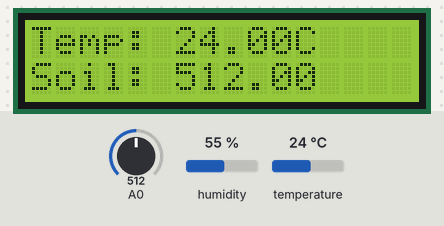
Simulated run of this sketch. Board: ESP8266 (NodeMCU). Shown: 16×2 character LCD. The test bench sets the inputs (shaded band); at power-on: temperature 24 °C, A0 = 512, humidity 55 %. WiFi joins after 1.5 s; servers stay silent unless stated; what the sketch prints to the serial monitor is not drawn.

Above: at 4.2 s.
4.3 s: temperature set to 12 °C
At 8.7 s:
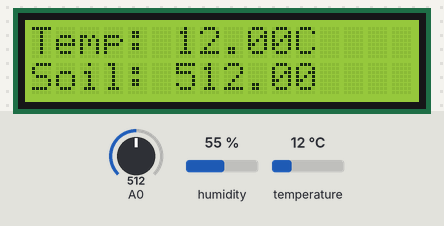
10.0 s: A0 set to 716
At 13.1 s:
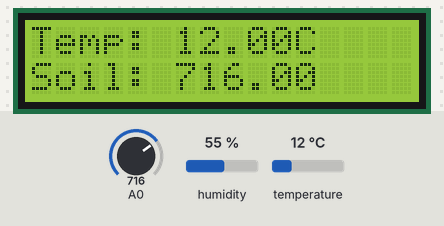
15.7 s: temperature set to 19 °C
At 17.6 s:
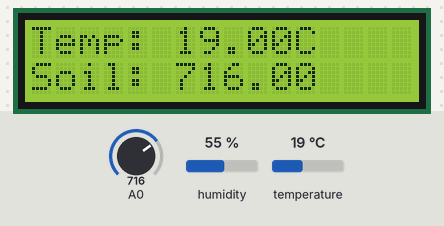
21.4 s: A0 set to 900
At 26.4 s:
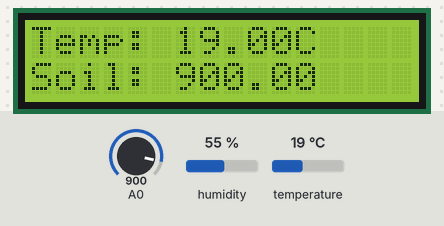
27.1 s: temperature set to 28 °C
At 30.8 s:
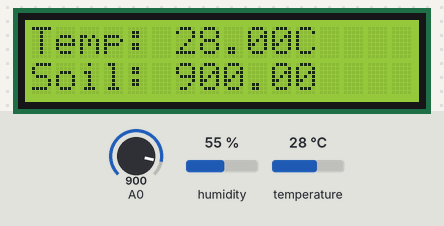
32.8 s: A0 set to 1023
At 34.1 s:
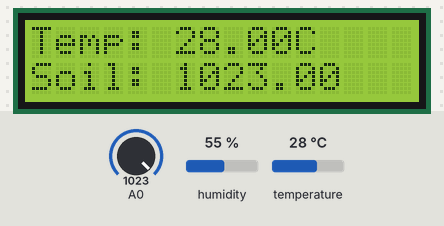
Timing chart, 0 to 35.8 s (numbered marks = the images above; inputs shaded):
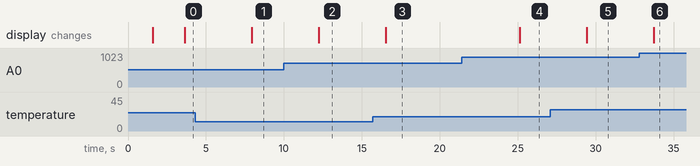

Measured:
- after the input at 4.3 s, the display: changes after 3.6 s (image 1)
- after the input at 10.0 s, the display: changes after 2.2 s (image 2)
- after the input at 15.7 s, the display: changes after 0.83 s (image 3)
- after the input at 21.4 s, the display: changes after 3.7 s (image 4)
- after the input at 27.1 s, the display: changes after 2.3 s (image 5)
- after the input at 32.8 s, the display: changes after 0.93 s (image 6)

The sketch:

Sanjida.ino
```cpp
#include <LiquidCrystal_I2C.h>
#include <Wire.h> // Include the Wire library for I2C
#include <ESP8266WiFi.h>
#include "ThingSpeak.h"
#include <DHT.h>
#include <Adafruit_Sensor.h>

String apiKey = "QPQZNP1W5HA081WQ"; // Write your "Write API key"
const char* ssid = "iPhone"; // Write your "wifi name"
const char* password = "sanjida00"; // Write your "wifi password"
const char* server = "api.thingspeak.com";
WiFiClient client;

float h, t, soilMoistureValue;

// DHT11 sensor setup
#define DHTPIN D4    // Define the pin connected to the DHT11 data pin
#define DHTTYPE DHT11 // Define the type of DHT sensor

DHT dht(DHTPIN, DHTTYPE);

// I2C LCD setup
LiquidCrystal_I2C lcd(0x27, 16, 2); // Set the LCD I2C address (usually 0x27 or 0x3F for 16x2)

void setup() {
  Serial.begin(9600);
  Serial.println("Serial Begin");

  // Initialize the DHT11 sensor
  dht.begin();

  // Initialize the I2C display
  lcd.init();
  lcd.backlight();
  lcd.clear();

  // Connect to WiFi
  WiFi.begin(ssid, password);
  Serial.println();
  Serial.println();
  Serial.print("Connecting to ");
  Serial.println(ssid);

  while (WiFi.status() != WL_CONNECTED)
  {
    delay(500);
    Serial.print(".");
  }
  Serial.println("");
  Serial.println("WiFi connected");

  lcd.clear();
  lcd.setCursor(0, 0);
  lcd.print("WiFi Connected");
}

void loop() {
  // Wait a few seconds between measurements.
  delay(2000);

  DHT_data();
  SoilMoisture_data();
  updateDisplay();

  if (client.connect(server, 80))
  {
    fwd_to_Thingspeak();
  }
  client.stop();
  Serial.println("Waiting");

  delay(2000);
}

void DHT_data()
{
  h = dht.readHumidity();
  t = dht.readTemperature();
  if (isnan(h) || isnan(t)) {
    Serial.println("Failed to read from DHT sensor");
    return;
  }
  Serial.print("Humidity: ");
  Serial.print(h);
  Serial.print(" %\t");
  Serial.print("Temperature: ");
  Serial.print(t);
  Serial.println(" °C");
}

void SoilMoisture_data()
{
  soilMoistureValue = analogRead(A0);
  Serial.print("Soil Moisture: ");
  Serial.println(soilMoistureValue);
}

void fwd_to_Thingspeak()
{
  String postStr = apiKey;
  postStr +="&field1=";
  postStr += String(h);
  postStr +="&field2=";
  postStr += String(t);
  postStr +="&field3=";
  postStr += String(soilMoistureValue);
  postStr += "\r\n\r\n";

  client.print("POST /update HTTP/1.1\n");
  client.print("Host: api.thingspeak.com\n");
  client.print("Connection: close\n");
  client.print("X-THINGSPEAKAPIKEY: "+apiKey+"\n");
  client.print("Content-Type: application/x-www-form-urlencoded\n");
  client.print("Content-Length: ");
  client.print(postStr.length());
  client.print("\n\n");
  client.print(postStr);

  Serial.print("Send data to ThingSpeak. ");
  Serial.print("Content-Length: ");
  Serial.print(postStr.length());
  Serial.print(" Field-1: ");
  Serial.print(h);
  Serial.print(" Field-2: ");
  Serial.print(t);
  Serial.print(" Field-3: ");
  Serial.print(soilMoistureValue);
  Serial.println(" data sent");
}

void updateDisplay()
{
  lcd.clear();
  lcd.setCursor(0, 0);
  lcd.print("Temp: ");
  lcd.print(t);
  lcd.print("C");

  lcd.setCursor(0, 1);
  lcd.print("Soil: ");
  lcd.print(soilMoistureValue);
  Serial.println("Display");
}
```
